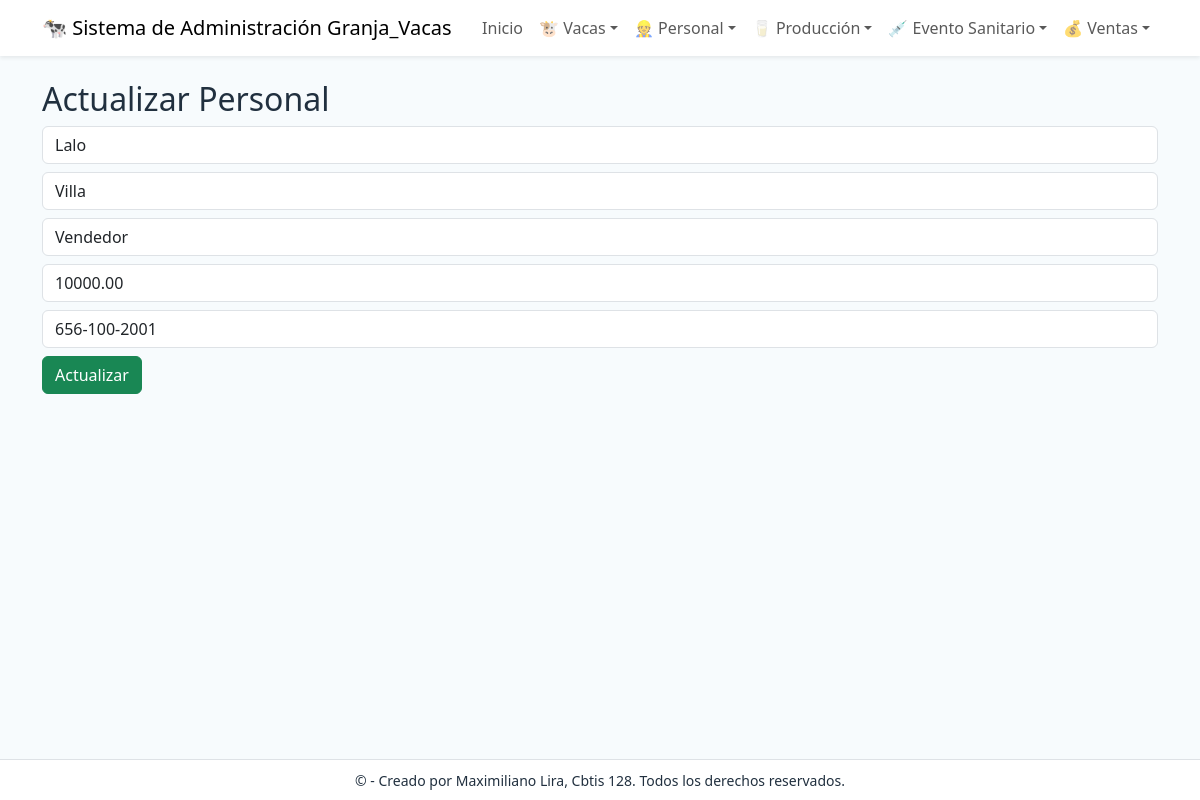
Screenshot of /personal/actualizar/1/ with the database file from the repository.
### app_Granja_Vacas/models.py (models this page shows, shortened)
class Personal(models.Model):
    PUESTOS = [
        ('Vendedor', 'Vendedor'),
        ('Limpiador', 'Limpiador'),
        ('Ordeñador', 'Ordeñador'),
        ('Veterinario', 'Veterinario'),
        ('Supervisor', 'Supervisor'),
    ]
    nombre = models.CharField(max_length=100)
    apellido = models.CharField(max_length=100)
    puesto = models.CharField(max_length=50, choices=PUESTOS)
    salario = models.DecimalField(max_digits=10, decimal_places=2)
    contacto = models.CharField(max_length=20)

### app_Granja_Vacas/views.py (the view, shortened to what this page needs)
# urls.py: path('personal/actualizar/<int:pk>/', views.actualizar_personal, name='actualizar_personal'),
def actualizar_personal(request, pk):
    persona = get_object_or_404(Personal, pk=pk)
    return render(request, 'personal/actualizar_personal.html', {'persona': persona})

### app_Granja_Vacas/templates/personal/actualizar_personal.html
{% extends 'base.html' %}
{% block content %}
<h2>Actualizar Personal</h2>
<form method="post">{% csrf_token %}
  <input name="nombre" value="{{ persona.nombre }}" class="form-control mb-2">
  <input name="apellido" value="{{ persona.apellido }}" class="form-control mb-2">
  <select name="puesto" class="form-control mb-2">
    {% for p in persona.PUESTOS %}
      <option value="{{ p.0 }}" {% if persona.puesto == p.0 %}selected{% endif %}>{{ p.1 }}</option>
    {% endfor %}
  </select>
  <input name="salario" value="{{ persona.salario }}" class="form-control mb-2">
  <input name="contacto" value="{{ persona.contacto }}" class="form-control mb-2">
  <button class="btn btn-success">Actualizar</button>
</form>
{% endblock %}

### app_Granja_Vacas/templates/base.html (style rules this page uses)
body { background: #f7fbfd; color: #21303f; }

### rows the page displays
Personal: nombre "Lalo", apellido "Villa", puesto "Vendedor", salario "10000.00", contacto "656-100-2001"
